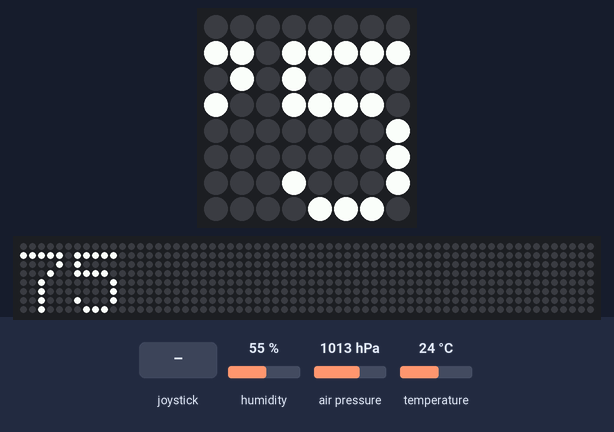
Simulated run of this program. Board: Raspberry Pi (BCM pin numbers) with a Sense HAT. Parts: the Sense HAT's 8×8 RGB LED matrix, a strip that is not on the board, showing the scrolling text unrolled. The test bench sets the inputs (shaded band); at power-on: humidity 55 %, air pressure 1013 hPa, temperature 24 °C. The 64×8 strip is a reading aid, not a part: it shows the text the matrix is scrolling, unrolled, one strip-width of it at a time.

Above: at 12.1 s.
12.2 s: joystick pushed down
13.9 s: joystick pushed right
At 16.56 s:
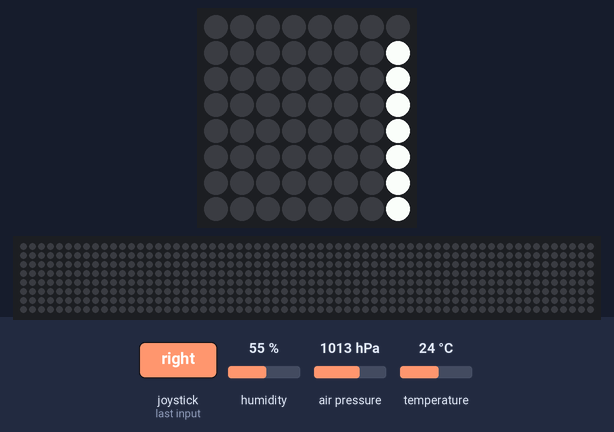
23.6 s: joystick pushed up
26.4 s: joystick pushed down
At 33.65 s:
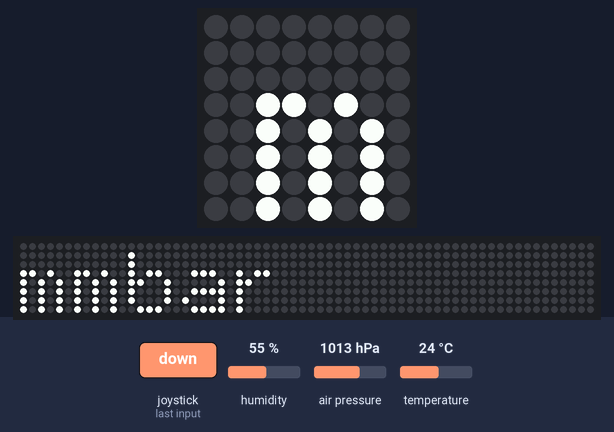
38.1 s: joystick pushed right
At 44.92 s:
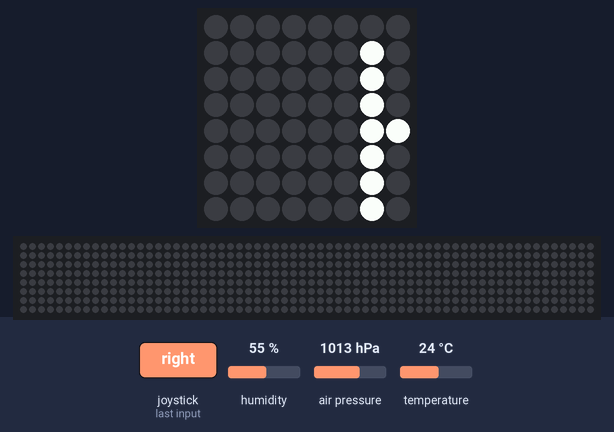

The program:

E.S..py
```python
from sense_hat import SenseHat
import time
Red = (255,0,0)
Green= (0,255,0)
Blue= (0,0,255)
unitColor=Red
ucCounter=0
sense=SenseHat()
unit=False
meth=False
mod=0#0 for temp, 1 for pree, 2 for hum
sense.show_message("E.S. <-<-")
time.sleep(2)
sense.show_message("Temp.")
######################
while True:
  for event in sense.stick.get_events():

    if event.direction =="down" and event.action=="pressed":#Switch Units
      if not mod==2:
        sense.clear()
        if mod==0:
          sense.show_letter("C")
        elif mod==1:
          sense.show_message("mmbar")#
        unit=True
        time.sleep(2)
    elif event.direction=="up" and event.action=="pressed":
        if not mod==2:
            sense.clear()
            if mod==0:
              sense.show_letter("F")
            elif mod==1:
              sense.show_message("mmHg")#
            unit=False
            time.sleep(2)

    elif event.direction=="left" and event.action=="pressed":#Switch Methods
      if mod==0:
        if meth==False:
          sense.clear()
          sense.show_letter("P")
          meth=True
          time.sleep(2)
        elif meth==True:
          sense.clear()
          sense.show_letter("H")
          meth=False
          time.sleep

    elif event.direction=="right" and event.action=="pressed":#Switch Methods
      if mod==0:
        sense.clear()
        sense.show_message("Pres.")
        mod=mod+1
        meth=False
        time.sleep(2)
      elif mod==1:
        sense.clear()
        sense.show_message("Huma.")
        mod=mod+1
        meth=False
        time.sleep(2)
      elif mod==2:
        sense.clear()
        sense.show_message("Temp.")
        mod=0
        meth=False
        time.sleep
    elif event.direction=="middle" and event.action=="pressed":#Switch Color of Units
      if ucCounter==0:
        ucCounter=ucCounter+1
        unitColor=Green
      elif ucCounter==1:
        ucCounter=ucCounter+1
        unitColor=Blue
      else:
        ucCounter=0
        unitColor=Red
######################Main Loop
  if mod==0:#Temp
    if meth==False:
      if unit==True:
        sense.show_message(str(int(sense.get_temperature()+0.5)))
        sense.show_message("C",text_colour=unitColor)
      else:
        sense.show_message(str(int((sense.get_temperature()*1.8+32)+0.5)))
        sense.show_message("F",text_colour=unitColor)
    else:
      if unit==True:
        sense.show_message(str(int(sense.get_temperature_from_pressure()+0.5)))
        sense.show_message("C",text_colour=unitColor)
      else:
        sense.show_message(str(int((sense.get_temperature_from_pressure()*1.8+32)+0.5)))
        sense.show_message("F",text_colour=unitColor)

  if mod==1:#Press
    if unit==True:
      sense.show_message(str(int(sense.get_pressure()+0.5)))
      sense.show_message("Mbar",text_colour=unitColor)
    else:
      sense.show_message(str(int((sense.get_pressure()*0.75)+0.5)))
      sense.show_message("mmHg",text_colour=unitColor)
  if mod==2:#Human
    sense.show_message(str(int(sense.get_humidity()+0.5)))
    sense.show_message("%",text_colour=unitColor)
```

Measured:
- after the input at 13.9 s, the LEDs: first differ from a run without the input after 2.6 s (image 1)
- after the input at 38.1 s, the LEDs: first differ from a run without the input after 6.7 s (image 3 shows a later state)
